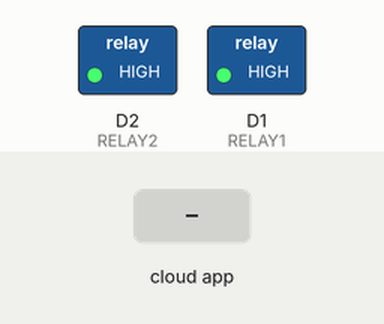
This sketch was run on a simulated ESP8266 (NodeMCU). On the bench: switched loads named in the sketch (green lamp = pin HIGH). Inputs (shaded band) come from the test bench. WiFi joins after 1.5 s; servers stay silent unless stated; what the sketch prints to the serial monitor is not drawn.

Above: at 3.2 s.
3.3 s: the phone or cloud app sets FAN to 1
At 4.3 s:
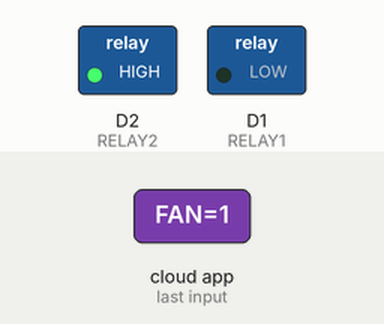
4.8 s: the phone or cloud app sets LIGHT to 1
At 5.5 s:
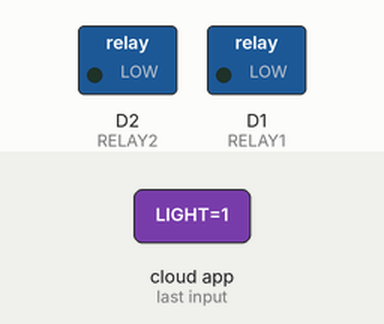
6.3 s: the phone or cloud app sets FAN to 0
At 6.6 s:
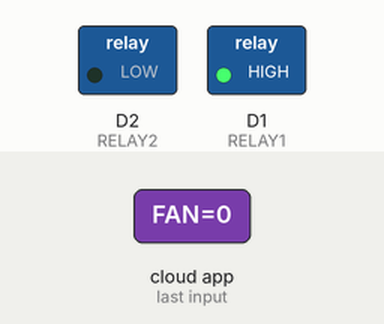
7.8 s: the phone or cloud app sets LIGHT to 0
At 8.9 s:
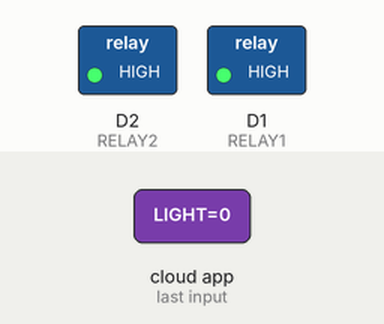
Timing chart, 0 to 10.3 s (numbered marks = the images above; inputs shaded):
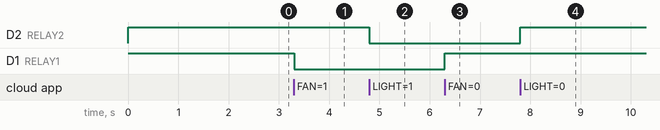

Measured:
- after the input at 3.3 s, D1 (RELAY1): HIGH → LOW at once
- after the input at 4.8 s, D2 (RELAY2): HIGH → LOW at once
- after the input at 6.3 s, D1 (RELAY1): LOW → HIGH at once
- after the input at 7.8 s, D2 (RELAY2): LOW → HIGH at once

The sketch:

Alexa_Devices_Dual_Switch.ino
```cpp
#ifdef ESP32
#include <WiFi.h>
#else
#include <ESP8266WiFi.h>
#endif
#include "fauxmoESP.h"

#define WIFI_SSID "ACTFIBERNET"
#define WIFI_PASS "act12345"

//#define WIFI_SSID "Kalyani"
//#define WIFI_PASS "7095321888"

#define SERIAL_BAUDRATE 115200


/* Set Relay Pins */
#define RELAY1 D1
#define RELAY2 D2  //GPIO5  //D1

#define LAMP_1 "FAN"
#define LAMP_2 "LIGHT"

int LED_Brightness = 255;
int currentState = LOW;

int retry = 100;
int currentRetry = 0;

fauxmoESP fauxmo;
// -----------------------------------------------------------------------------
// Wifi
// -----------------------------------------------------------------------------


void wifiSetup() {

// Set WIFI module to STA mode
WiFi.mode(WIFI_STA);

// Connect
Serial.printf("[WIFI] Connecting to %s ", WIFI_SSID);
WiFi.begin(WIFI_SSID, WIFI_PASS);

// Wait
while (WiFi.status() != WL_CONNECTED && currentRetry < retry ) {
Serial.print(".");


delay(100);
currentRetry++;
}

currentRetry = 0;
Serial.println();
if( WiFi.status() == WL_CONNECTED )
{
// Connected!
Serial.printf("[WIFI] STATION Mode, SSID: %s, IP address: %s\n", WiFi.SSID().c_str(), WiFi.localIP().toString().c_str());
}

}


void setup() {

Serial.begin(SERIAL_BAUDRATE);


//Set relay pins to outputs
pinMode(RELAY1, OUTPUT);
pinMode(RELAY2, OUTPUT);

//digitalWrite(RELAY, LOW);

//Set each relay pin to HIGH ====== NOTE THAT THE RELAYS USE INVERSE LOGIC =====
digitalWrite(RELAY1, HIGH);
digitalWrite(RELAY2, HIGH);
delay(500);

//setup and wifi connection
wifiSetup();

// You have to call enable(true) once you have a WiFi connection
// You can enable or disable the library at any moment
// Disabling it will prevent the devices from being discovered and switched
fauxmo.createServer(true);
fauxmo.setPort(80);

if(WiFi.status() == WL_CONNECTED)
{
  fauxmo.enable(true);

}
else
{
  fauxmo.enable(false);

}
// Device Names for Simulated Wemo switches
fauxmo.addDevice(LAMP_1);
fauxmo.addDevice(LAMP_2);


// fauxmoESP 2.0.0 has changed the callback signature to add the device_id,
// this way it's easier to match devices to action without having to compare strings.
fauxmo.onSetState([](unsigned char device_id, const char * device_name, bool state, unsigned char value) {
Serial.printf("[MAIN] Device #%d (%s) state: %s value: %d\n", device_id, device_name, state ? "ON" : "OFF", value);

//Switching action on detection of device name

              if ( (strcmp(device_name, LAMP_1) == 0) )
              {
                    if (!state)
                    {
                     digitalWrite(RELAY1, HIGH);

                     Serial.print("Relay OFF ");
                    }
                    else
                    {
                     digitalWrite(RELAY1, LOW);

                     Serial.print("Relay ON ");
                    }
              }
              else if ( (strcmp(device_name, LAMP_2) == 0) )
              {
                    if (!state)
                    {
                     digitalWrite(RELAY2, HIGH);

                     Serial.print("Relay OFF ");
                    }
                    else
                    {
                     digitalWrite(RELAY2, LOW);

                     Serial.print("Relay ON ");
                    }
              }


});

}

void loop() {


// Since fauxmoESP 2.0 the library uses the "compatibility" mode by
// default, this means that it uses WiFiUdp class instead of AsyncUDP.
// The later requires the Arduino Core for ESP8266 staging version
// whilst the former works fine with current stable 2.3.0 version.
// But, since it's not "async" anymore we have to manually poll for UDP
// packets
fauxmo.handle();

static unsigned long last = millis();
if (millis() - last > 5000) {
last = millis();
Serial.printf("[MAIN] Free heap: %d bytes\n", ESP.getFreeHeap());


if(WiFi.status() != WL_CONNECTED)
{
  wifiSetup();
  if(WiFi.status() == WL_CONNECTED)
  {
    fauxmo.enable(true);
    // Serial.println("Online");
  }
  else
  {
    fauxmo.enable(false);
   // Serial.println("Offline");
}
}
}

}
```
